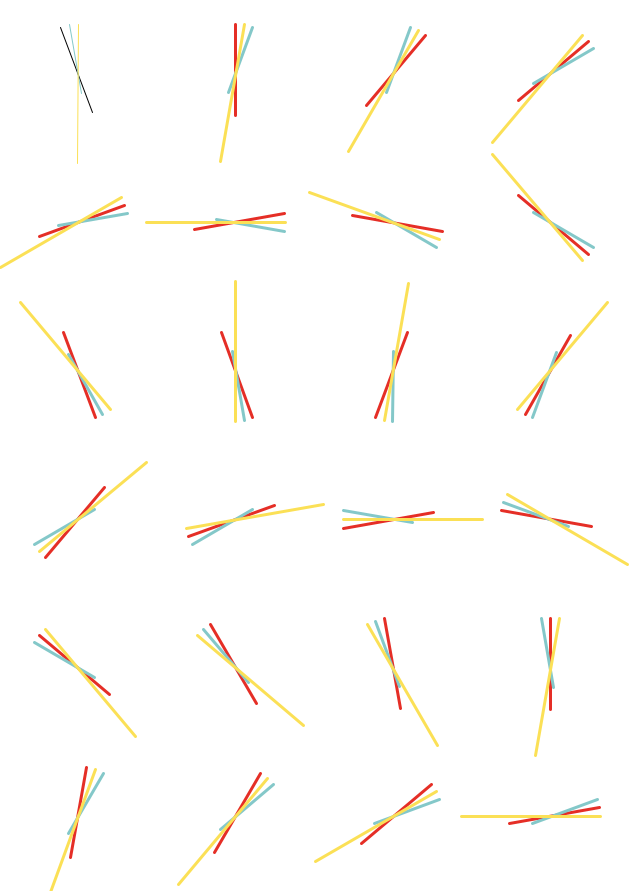
Frame 1 (no input)
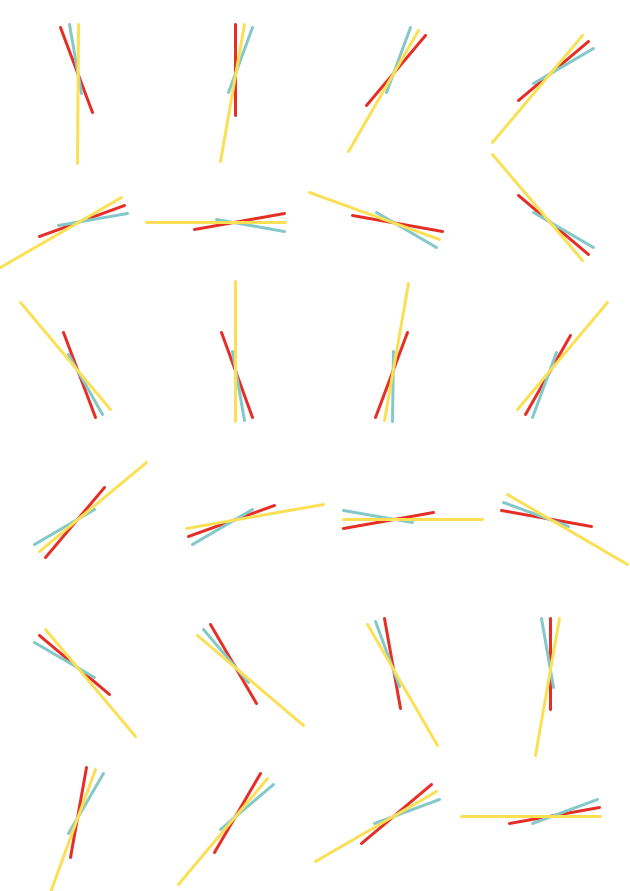
Frame 60 (the mouse pressed at the canvas centre just before this capture)
Frame 120 (the mouse held since frame 60 and released just before this capture): identical to frame 60, image omitted

The Processing sketch that drew these frames (run headless with seeded random() and noise(); from frame 60 on, the mouse is pressed at the canvas centre):

// Processing sketch: Exercice_lignes2
// ── Exercice_lignes2.pde
void setup() {
 size(630, 891);
  
}

void draw() {
   
  background(255);
  
  int nombreDeTweets = 42;
  int nombreDeTumblr = 32;
  int nombreDeInstagram = 64;
  
  // Definir ou trouver ces variables
  int max = 138;
  float longueurLigneMax = 300;
  float longueurLigneTwitter = (nombreDeTweets*longueurLigneMax)/max;
  float longueurLigneTumblr = (nombreDeTumblr*longueurLigneMax)/max;
  float longueurLigneInstagram = (nombreDeInstagram*longueurLigneMax)/max;

  
  // Je decale tout mon dessin ( point d'origine ) au milieu de la fenetre
  //translate(width/2, height/2);
  
  // Mettre les variables au bon endroit !
  
  
  
  
  //Horaire 11h
  
  pushMatrix();
  translate(0,0);
  
  // ---- On commence avec Twitter
  
  // c'est parti je vais commencer a decaler / transformer des choses ( pour revenir au point de départ après )
  pushMatrix();
  // je vais definir le point d'orgine de la rotation ( soit la moitié de la longeur de ma ligne )
  translate((width/4)/2,(height/6)/2);
  //Je décale mon dessin de la bordure de la fenêtre
  rotate(radians(70));
  // je reviens en arriere
  translate(-50,0);
  // je dessine ma ligne
  line(0,0,longueurLigneTwitter, 0);
  // je met la couleur
  stroke(#84C8C9);
  // hop c'est fini !
  popMatrix();
  

   // ---- On continue avec Tumblr
 
   // c'est parti je vais commencer a decaler / transformer des choses ( pour revenir au point de départ après )
  pushMatrix();
  // je vais definir le point d'orgine de la rotation ( soit la moitié de la longeur de ma ligne )
 translate((width/4)/2,(height/6)/2);
 //Je décale mon dessin de la bordure de la fenêtre
  rotate(radians(80));
  // je reviens en arriere
  translate(-50,0);
  // je dessine ma ligne
  line(0,0,longueurLigneTumblr, 0);
  // je met la couleur
  stroke(#FBE056);
  // hop c'est fini !
  popMatrix();
  
   // ---- On continue avec Instagram
 
   // c'est parti je vais commencer a decaler / transformer des choses ( pour revenir au point de départ après )
  pushMatrix();
  // je vais definir le point d'orgine de la rotation ( soit la moitié de la longeur de ma ligne )
  translate((width/4)/2,(height/6)/2);
  //Je décale mon dessin de la bordure de la fenêtre
  rotate(radians(90));
  // je reviens en arriere
  translate(-50,0);
  // je dessine ma ligne
  line(0,0,longueurLigneInstagram, 0);
  // je met la couleur
  stroke(#E52E26);
  strokeWeight (3);
  strokeCap (ROUND);
  // hop c'est fini !
  popMatrix();
  
    popMatrix();
  
  
  
  //Horaire 12h
  
  pushMatrix();
  translate(157.5,0);
  
  // ---- On commence avec Twitter
  pushMatrix();
  translate((width/4)/2,(height/6)/2);
  rotate(radians(90));
  translate(-50,0);
  line(0,0,longueurLigneTwitter, 0);
  stroke(#84C8C9);
  popMatrix();
  

   // ---- On continue avec Tumblr
   pushMatrix();
  translate((width/4)/2,(height/6)/2);
  rotate(radians(110));
  translate(-50,0);
  line(0,0,longueurLigneTumblr, 0);
  stroke(#FBE056);
  popMatrix();
  
   // ---- On continue avec Instagram
   pushMatrix();
  translate((width/4)/2,(height/6)/2);
  rotate(radians(100));
  translate(-50,0);
  line(0,0,longueurLigneInstagram, 0);
  stroke(#E52E26);
  strokeWeight (3);
  strokeCap (ROUND);
  popMatrix();
  
    popMatrix();
    
    
    
    //Horaire 13h
  
  pushMatrix();
  translate(315,0);
  
  // ---- On commence avec Twitter
  pushMatrix();
  translate((width/4)/2,(height/6)/2);
  rotate(radians(130));
  translate(-50,0);
  line(0,0,longueurLigneTwitter, 0);
  stroke(#84C8C9);
  popMatrix();
  

   // ---- On continue avec Tumblr
  pushMatrix();
  translate((width/4)/2,(height/6)/2);
  rotate(radians(110));
  translate(-50,0);
  line(0,0,longueurLigneTumblr, 0);
  stroke(#FBE056);
  popMatrix();
  
   // ---- On continue avec Instagram
  pushMatrix();
  translate((width/4)/2,(height/6)/2);
  rotate(radians(120));
  translate(-50,0);
  line(0,0,longueurLigneInstagram, 0);
  stroke(#E52E26);
  strokeWeight (3);
  strokeCap (ROUND);
  popMatrix();
  
    popMatrix();
    
    
    
    
    //Horaire 14h
  
  pushMatrix();
  translate(472,0);
  
  // ---- On commence avec Twitter
  pushMatrix();
  translate((width/4)/2,(height/6)/2);
  rotate(radians(140));
  translate(-50,0);
  line(0,0,longueurLigneTwitter, 0);
  stroke(#84C8C9);
  popMatrix();
  

   // ---- On continue avec Tumblr
   pushMatrix();
  translate((width/4)/2,(height/6)/2);
  rotate(radians(150));
  translate(-50,0);
  line(0,0,longueurLigneTumblr, 0);
  stroke(#FBE056);
  popMatrix();
  
   // ---- On continue avec Instagram
   pushMatrix();
  translate((width/4)/2,(height/6)/2);
  rotate(radians(130));
  translate(-50,0);
  line(0,0,longueurLigneInstagram, 0);
  stroke(#E52E26);
  strokeWeight (3);
  strokeCap (ROUND);
  popMatrix();
  
    popMatrix();
   
 
 
   //Horaire 15h
  
  pushMatrix();
  translate(0,148.5);
  
  // ---- On commence avec Twitter
  pushMatrix();
  translate((width/4)/2,(height/6)/2);
  rotate(radians(160));
  translate(-50,0);
  line(0,0,longueurLigneTwitter, 0);
  stroke(#84C8C9);
  popMatrix();
  

   // ---- On continue avec Tumblr
   pushMatrix();
  translate((width/4)/2,(height/6)/2);
  rotate(radians(170));
  translate(-50,0);
  line(0,0,longueurLigneTumblr, 0);
  stroke(#FBE056);
  popMatrix();
  
   // ---- On continue avec Instagram
   pushMatrix();
  translate((width/4)/2,(height/6)/2);
  rotate(radians(150));
  translate(-50,0);
  line(0,0,longueurLigneInstagram, 0);
  stroke(#E52E26);
  strokeWeight (3);
  strokeCap (ROUND);
  popMatrix();
  
    popMatrix();
  
  
  
  //Horaire 16h
  
  pushMatrix();
  translate(157.5,148.5);
  
  // ---- On commence avec Twitter
    pushMatrix();
  translate((width/4)/2,(height/6)/2);
  rotate(radians(170));
  translate(-50,0);
  line(0,0,longueurLigneTwitter, 0);
  stroke(#84C8C9);
  popMatrix();
  

   // ---- On continue avec Tumblr
   pushMatrix();
  translate((width/4)/2,(height/6)/2);
  rotate(radians(190));
  translate(-50,0);
  line(0,0,longueurLigneTumblr, 0);
  stroke(#FBE056);
  popMatrix();
  
   // ---- On continue avec Instagram
  pushMatrix();
  translate((width/4)/2,(height/6)/2);
  rotate(radians(180));
  translate(-50,0);
  line(0,0,longueurLigneInstagram, 0);
  stroke(#E52E26);
  strokeWeight (3);
  strokeCap (ROUND);
  popMatrix();
  
    popMatrix();
    
    
    
    //Horaire 17h
  
  pushMatrix();
  translate(315,148.5);
  
  // ---- On commence avec Twitter
    pushMatrix();
  translate((width/4)/2,(height/6)/2);
  rotate(radians(190));
  translate(-50,0);
  line(0,0,longueurLigneTwitter, 0);
  stroke(#84C8C9);
  popMatrix();
  

   // ---- On continue avec Tumblr
   pushMatrix();
  translate((width/4)/2,(height/6)/2);
  rotate(radians(210));
  translate(-50,0);
  line(0,0,longueurLigneTumblr, 0);
  stroke(#FBE056);
  popMatrix();
  
   // ---- On continue avec Instagram
   pushMatrix();
  translate((width/4)/2,(height/6)/2);
  rotate(radians(200));
  translate(-50,0);
  line(0,0,longueurLigneInstagram, 0);
  stroke(#E52E26);
  strokeWeight (3);
  strokeCap (ROUND);
  popMatrix();
  
    popMatrix();
    
    
    
    
    //Horaire 18h
  
  pushMatrix();
  translate(472,148.5);
  
  // ---- On commence avec Twitter
  pushMatrix();
  translate((width/4)/2,(height/6)/2);
  rotate(radians(220));
  translate(-50,0);
  line(0,0,longueurLigneTwitter, 0);
  stroke(#84C8C9);
  popMatrix();
  

   // ---- On continue avec Tumblr
   pushMatrix();
  translate((width/4)/2,(height/6)/2);
  rotate(radians(210));
  translate(-50,0);
  line(0,0,longueurLigneTumblr, 0);
  stroke(#FBE056);
  popMatrix();
  
   // ---- On continue avec Instagram
   pushMatrix();
  translate((width/4)/2,(height/6)/2);
  rotate(radians(230));
  translate(-50,0);
  line(0,0,longueurLigneInstagram, 0);
  stroke(#E52E26);
  strokeWeight (3);
  strokeCap (ROUND);
  popMatrix();
  
    popMatrix();
 
 
 
  
   //Horaire 19h
  
  pushMatrix();
  translate(0,297);
  
  // ---- On commence avec Twitter
  pushMatrix();
  translate((width/4)/2,(height/6)/2);
  rotate(radians(250));
  translate(-50,0);
  line(0,0,longueurLigneTwitter, 0);
  stroke(#84C8C9);
  popMatrix();
  

   // ---- On continue avec Tumblr
  pushMatrix();
  translate((width/4)/2,(height/6)/2);
  rotate(radians(240));
  translate(-50,0);
  line(0,0,longueurLigneTumblr, 0);
  stroke(#FBE056);
  popMatrix();
  
   // ---- On continue avec Instagram
  pushMatrix();
  translate((width/4)/2,(height/6)/2);
  rotate(radians(230));
  translate(-50,0);
  line(0,0,longueurLigneInstagram, 0);
  stroke(#E52E26);
  strokeWeight (3);
  strokeCap (ROUND);
  popMatrix();
  
    popMatrix();
  
  
  
  //Horaire 20h
  
  pushMatrix();
  translate(157.5,297);
  
  // ---- On commence avec Twitter
  pushMatrix();
  translate((width/4)/2,(height/6)/2);
  rotate(radians(250));
  translate(-50,0);
  line(0,0,longueurLigneTwitter, 0);
  stroke(#84C8C9);
  popMatrix();
  

   // ---- On continue avec Tumblr
  pushMatrix();
  translate((width/4)/2,(height/6)/2);
  rotate(radians(260));
  translate(-50,0);
  line(0,0,longueurLigneTumblr, 0);
  stroke(#FBE056);
  popMatrix();
  
   // ---- On continue avec Instagram
  pushMatrix();
  translate((width/4)/2,(height/6)/2);
  rotate(radians(270));
  translate(-50,0);
  line(0,0,longueurLigneInstagram, 0);
  stroke(#E52E26);
  strokeWeight (3);
  strokeCap (ROUND);
  popMatrix();
  
    popMatrix();
    
    
    
    //Horaire 21h
  
  pushMatrix();
  translate(315,297);
  
  // ---- On commence avec Twitter
  pushMatrix();
  translate((width/4)/2,(height/6)/2);
  rotate(radians(290));
  translate(-50,0);
  line(0,0,longueurLigneTwitter, 0);
  stroke(#84C8C9);
  popMatrix();
  

   // ---- On continue avec Tumblr
  pushMatrix();
  translate((width/4)/2,(height/6)/2);
  rotate(radians(270));
  translate(-50,0);
  line(0,0,longueurLigneTumblr, 0);
  stroke(#FBE056);
  popMatrix();
  
   // ---- On continue avec Instagram
   pushMatrix();
  translate((width/4)/2,(height/6)/2);
  rotate(radians(280));
  translate(-50,0);
  line(0,0,longueurLigneInstagram, 0);
  stroke(#E52E26);
  strokeWeight (3);
  strokeCap (ROUND);
  popMatrix();
  
    popMatrix();
    
    
    
    
    //Horaire 22h
  
  pushMatrix();
  translate(472,297);
  
  // ---- On commence avec Twitter
  pushMatrix();
  translate((width/4)/2,(height/6)/2);
  rotate(radians(300));
  translate(-50,0);
  line(0,0,longueurLigneTwitter, 0);
  stroke(#84C8C9);
  popMatrix();
  

   // ---- On continue avec Tumblr
  pushMatrix();
  translate((width/4)/2,(height/6)/2);
  rotate(radians(290));
  translate(-50,0);
  line(0,0,longueurLigneTumblr, 0);
  stroke(#FBE056);
  popMatrix();
  
   // ---- On continue avec Instagram
  pushMatrix();
  translate((width/4)/2,(height/6)/2);
  rotate(radians(310));
  translate(-50,0);
  line(0,0,longueurLigneInstagram, 0);
  stroke(#E52E26);
  strokeWeight (3);
  strokeCap (ROUND);
  popMatrix();
  
    popMatrix();
    
    
    
    
        //Horaire 23h
  
  pushMatrix();
  translate(0,445.5);
  
  // ---- On commence avec Twitter
  pushMatrix();
  translate((width/4)/2,(height/6)/2);
  rotate(radians(310));
  translate(-50,0);
  line(0,0,longueurLigneTwitter, 0);
  stroke(#84C8C9);
  popMatrix();
  

   // ---- On continue avec Tumblr
   pushMatrix();
  translate((width/4)/2,(height/6)/2);
  rotate(radians(330));
  translate(-50,0);
  line(0,0,longueurLigneTumblr, 0);
  stroke(#FBE056);
  popMatrix();
  
   // ---- On continue avec Instagram
   pushMatrix();
  translate((width/4)/2,(height/6)/2);
  rotate(radians(320));
  translate(-50,0);
  line(0,0,longueurLigneInstagram, 0);
  stroke(#E52E26);
  strokeWeight (3);
  strokeCap (ROUND);
  popMatrix();
  
    popMatrix();
 
 
 
  
   //Horaire 00h
  
  pushMatrix();
  translate(157.5,445.5);
  
  // ---- On commence avec Twitter
  pushMatrix();
  translate((width/4)/2,(height/6)/2);
  rotate(radians(340));
  translate(-50,0);
  line(0,0,longueurLigneTwitter, 0);
  stroke(#84C8C9);
  popMatrix();
  

   // ---- On continue avec Tumblr
   pushMatrix();
 translate((width/4)/2,(height/6)/2);
  rotate(radians(330));
  translate(-50,0);
  line(0,0,longueurLigneTumblr, 0);
  stroke(#FBE056);
  popMatrix();
  
   // ---- On continue avec Instagram
 
  pushMatrix();
  translate((width/4)/2,(height/6)/2);
  rotate(radians(350));
  translate(-50,0);
  line(0,0,longueurLigneInstagram, 0);
  stroke(#E52E26);
  strokeWeight (3);
  strokeCap (ROUND);
  popMatrix();
  
    popMatrix();
  
  
  
  //Horaire 01h
  
  pushMatrix();
  translate(315,445.5);
  
  // ---- On commence avec Twitter
  pushMatrix();
  translate((width/4)/2,(height/6)/2);
  rotate(radians(350));
  translate(-50,0);
  line(0,0,longueurLigneTwitter, 0);
  stroke(#84C8C9);
  popMatrix();
  

   // ---- On continue avec Tumblr
  pushMatrix();
  translate((width/4)/2,(height/6)/2);
  rotate(radians(370));
  translate(-50,0);
  line(0,0,longueurLigneTumblr, 0);
  stroke(#FBE056);
  popMatrix();
  
   // ---- On continue avec Instagram
  pushMatrix();
  translate((width/4)/2,(height/6)/2);
  rotate(radians(360));
  translate(-50,0);
  line(0,0,longueurLigneInstagram, 0);
  stroke(#E52E26);
  strokeWeight (3);
  strokeCap (ROUND);
  popMatrix();
  
    popMatrix();
    
    
    
    //Horaire 02h
  
  pushMatrix();
  translate(472.5,445.5);
  
  // ---- On commence avec Twitter
  pushMatrix();
  translate((width/4)/2,(height/6)/2);
  rotate(radians(370));
  translate(-50,0);
  line(0,0,longueurLigneTwitter, 0);
  stroke(#84C8C9);
  popMatrix();
  

   // ---- On continue avec Tumblr
  pushMatrix();
  translate((width/4)/2,(height/6)/2);
  rotate(radians(380));
  translate(-50,0);
  line(0,0,longueurLigneTumblr, 0);
  stroke(#FBE056);
  popMatrix();
  
   // ---- On continue avec Instagram
  pushMatrix();
  translate((width/4)/2,(height/6)/2);
  rotate(radians(390));
  translate(-50,0);
  line(0,0,longueurLigneInstagram, 0);
  stroke(#E52E26);
  strokeWeight (3);
  strokeCap (ROUND);
  popMatrix();
  
    popMatrix();
    
    
    
    
    //Horaire 03h
  
  pushMatrix();
  translate(0,594);
  
  // ---- On commence avec Twitter
  pushMatrix();
  translate((width/4)/2,(height/6)/2);
  rotate(radians(400));
  translate(-50,0);
  line(0,0,longueurLigneTwitter, 0);
  stroke(#84C8C9);
  popMatrix();
  
     // ---- On continue avec Tumblr
   pushMatrix();
  translate((width/4)/2,(height/6)/2);
  rotate(radians(390));
  translate(-50,0);
  line(0,0,longueurLigneTumblr, 0);
  stroke(#FBE056);
  popMatrix();
  
   // ---- On continue avec Instagram
  pushMatrix();
  translate((width/4)/2,(height/6)/2);
  rotate(radians(410));
  translate(-50,0);
  line(0,0,longueurLigneInstagram, 0);
  stroke(#E52E26);
  strokeWeight (3);
  strokeCap (ROUND);
  popMatrix();
  
    popMatrix();
    
    
  
   //Horaire 04h
  
  pushMatrix();
  translate(157.5,594);
  
  // ---- On commence avec Twitter
  pushMatrix();
  translate((width/4)/2,(height/6)/2);
  rotate(radians(420));
  translate(-50,0);
  line(0,0,longueurLigneTwitter, 0);
  stroke(#84C8C9);
  popMatrix();
  
     // ---- On continue avec Tumblr
  pushMatrix();
  translate((width/4)/2,(height/6)/2);
  rotate(radians(410));
  translate(-50,0);
  line(0,0,longueurLigneTumblr, 0);
  stroke(#FBE056);
  popMatrix();
  
   // ---- On continue avec Instagram
  pushMatrix();
  translate((width/4)/2,(height/6)/2);
  rotate(radians(400));
  translate(-50,0);
  line(0,0,longueurLigneInstagram, 0);
  stroke(#E52E26);
  strokeWeight (3);
  strokeCap (ROUND);
  popMatrix();
  
    popMatrix();
    
    
  
     //Horaire 05h
  
  pushMatrix();
  translate(315,594);
  
  // ---- On commence avec Twitter
  pushMatrix();
  translate((width/4)/2,(height/6)/2);
  rotate(radians(440));
  translate(-50,0);
  line(0,0,longueurLigneTwitter, 0);
  stroke(#84C8C9);
  popMatrix();
  
     // ---- On continue avec Tumblr
  pushMatrix();
  translate((width/4)/2,(height/6)/2);
  rotate(radians(430));
  translate(-50,0);
  line(0,0,longueurLigneTumblr, 0);
  stroke(#FBE056);
  popMatrix();
  
   // ---- On continue avec Instagram
  pushMatrix();
  translate((width/4)/2,(height/6)/2);
  rotate(radians(420));
  translate(-50,0);
  line(0,0,longueurLigneInstagram, 0);
  stroke(#E52E26);
  strokeWeight (3);
  strokeCap (ROUND);
  popMatrix();
  
    popMatrix();
  
  
  
     //Horaire 06h
  
  pushMatrix();
  translate(472.5,594);
  
  // ---- On commence avec Twitter
    pushMatrix();
  translate((width/4)/2,(height/6)/2);
  rotate(radians(450));
  translate(-50,0);
  line(0,0,longueurLigneTwitter, 0);
  stroke(#84C8C9);
  popMatrix();
  
     // ---- On continue avec Tumblr
   pushMatrix();
 translate((width/4)/2,(height/6)/2);
  rotate(radians(440));
  translate(-50,0);
  line(0,0,longueurLigneTumblr, 0);
  stroke(#FBE056);
  popMatrix();
  
   // ---- On continue avec Instagram
   pushMatrix();
 translate((width/4)/2,(height/6)/2);
  rotate(radians(460));
  translate(-50,0);
  line(0,0,longueurLigneInstagram, 0);
  stroke(#E52E26);
  strokeWeight (3);
  strokeCap (ROUND);
  popMatrix();
  
    popMatrix();
  
  
  
     //Horaire 07h
  
  pushMatrix();
  translate(0,742.5);
  
  // ---- On commence avec Twitter
  pushMatrix();
  translate((width/4)/2,(height/6)/2);
  rotate(radians(460));
  translate(-50,0);
  line(0,0,longueurLigneTwitter, 0);
  stroke(#84C8C9);
  popMatrix();
  
  
    // ---- On continue avec Tumblr
  pushMatrix();
  translate((width/4)/2,(height/6)/2);
  rotate(radians(480));
  translate(-50,0);
  line(0,0,longueurLigneTumblr, 0);
  stroke(#FBE056);
  popMatrix();
  
   // ---- On continue avec Instagram
   pushMatrix();
  translate((width/4)/2,(height/6)/2);
  rotate(radians(470));
  translate(-50,0);
  line(0,0,longueurLigneInstagram, 0);
  stroke(#E52E26);
  strokeWeight (3);
  strokeCap (ROUND);
  popMatrix();
  
    popMatrix();
  
  
  
  
     //Horaire 08h
  
  pushMatrix();
  translate(157.5,742.5);
  
  // ---- On commence avec Twitter
    pushMatrix();
  translate((width/4)/2,(height/6)/2);
  rotate(radians(480));
  translate(-50,0);
  line(0,0,longueurLigneTwitter, 0);
  stroke(#84C8C9);
  popMatrix();
  
     // ---- On continue avec Tumblr
   pushMatrix();
 translate((width/4)/2,(height/6)/2);
  rotate(radians(500));
  translate(-50,0);
  line(0,0,longueurLigneTumblr, 0);
  stroke(#FBE056);
  popMatrix();
  
   // ---- On continue avec Instagram
   pushMatrix();
 translate((width/4)/2,(height/6)/2);
  rotate(radians(490));
  translate(-50,0);
  line(0,0,longueurLigneInstagram, 0);
  stroke(#E52E26);
  strokeWeight (3);
  strokeCap (ROUND);
  popMatrix();
  
    popMatrix();
  
  
     //Horaire 09h
  
  pushMatrix();
  translate(315,742.5);
  
  // ---- On commence avec Twitter
  pushMatrix();
  translate((width/4)/2,(height/6)/2);
  rotate(radians(500));
  translate(-50,0);
  line(0,0,longueurLigneTwitter, 0);
  stroke(#84C8C9);
  popMatrix();
  
     // ---- On continue avec Tumblr
   pushMatrix();
 translate((width/4)/2,(height/6)/2);
  rotate(radians(520));
  translate(-50,0);
  line(0,0,longueurLigneTumblr, 0);
  stroke(#FBE056);
  popMatrix();
  
   // ---- On continue avec Instagram
  pushMatrix();
 translate((width/4)/2,(height/6)/2);
  rotate(radians(510));
  translate(-50,0);
  line(0,0,longueurLigneInstagram, 0);
  stroke(#E52E26);
  strokeWeight (3);
  strokeCap (ROUND);
  popMatrix();
  
    popMatrix();
  
  
  
  
     //Horaire 10h
  
  pushMatrix();
  translate(472.5,742.5);
  
  // ---- On commence avec Twitter
  pushMatrix();
  translate((width/4)/2,(height/6)/2);
  rotate(radians(530));
  translate(-50,0);
  line(0,0,longueurLigneTwitter, 0);
  stroke(#84C8C9);
  popMatrix();
 
    // ---- On continue avec Tumblr
   pushMatrix();
 translate((width/4)/2,(height/6)/2);
  rotate(radians(520));
  translate(-50,0);
  line(0,0,longueurLigneTumblr, 0);
  stroke(#FBE056);
  popMatrix();
  
   // ---- On continue avec Instagram
   pushMatrix();
 translate((width/4)/2,(height/6)/2);
  rotate(radians(540));
  translate(-50,0);
  line(0,0,longueurLigneInstagram, 0);
  stroke(#E52E26);
  strokeWeight (3);
  strokeCap (ROUND);
  popMatrix();
  
    popMatrix();
 }
